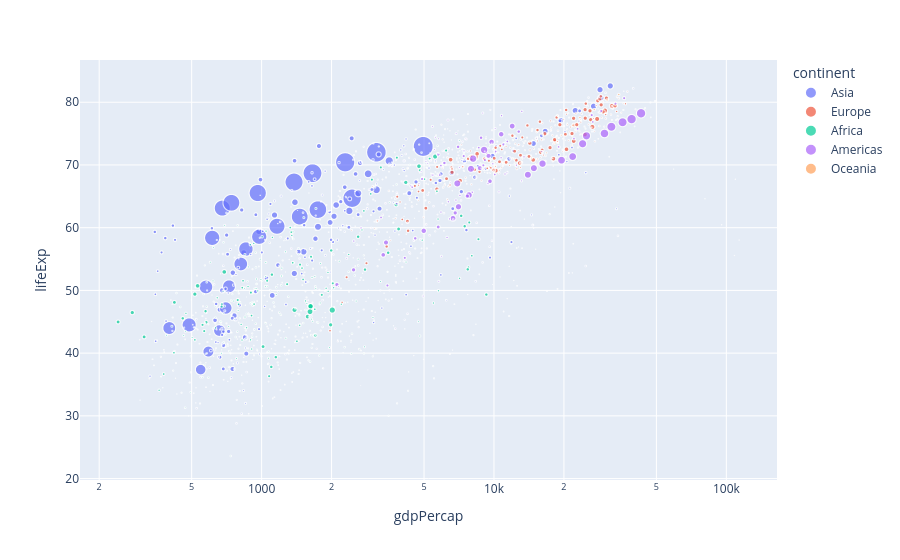

The notebook cell saved with this chart:
### Markdown cell above
That's much more like a straight line.

Now let's differentiate the countries by size and continent.  It makes intuitive sense to make bigger countries bigger and smaller countries smaller (ordinal data) and to use color to indicate the continent they belong to (nominal data).

### Code cell
fig=px.scatter(df,
               x="gdpPercap",
               y="lifeExp",
               size="pop",
               color="continent",
              log_x=True,
              )
#Display the plot
fig.show()

### Figure 1 — Plotly figure (JSON) as saved in the notebook; plotly's stock layout.template omitted (floating-point values rounded to 4 significant figures; data arrays with more than 128 entries replaced by an {"elided": "..."} marker saying what was removed)
{"data": [{"hovertemplate": "continent=Asia<br>gdpPercap=%{x}<br>lifeExp=%{y}<br>pop=%{marker.size}<extra></extra>", "legendgroup": "Asia", "marker": {"color": "#636efa", "size": {"elided": "396 int values"}, "sizemode": "area", "sizeref": 3297000.0, "symbol": "circle"}, "mode": "markers", "name": "Asia", "showlegend": true, "type": "scattergl", "x": {"elided": "396 float values"}, "xaxis": "x", "y": {"elided": "396 float values"}, "yaxis": "y"}, {"hovertemplate": "continent=Europe<br>gdpPercap=%{x}<br>lifeExp=%{y}<br>pop=%{marker.size}<extra></extra>", "legendgroup": "Europe", "marker": {"color": "#EF553B", "size": {"elided": "360 int values"}, "sizemode": "area", "sizeref": 3297000.0, "symbol": "circle"}, "mode": "markers", "name": "Europe", "showlegend": true, "type": "scattergl", "x": {"elided": "360 float values"}, "xaxis": "x", "y": {"elided": "360 float values"}, "yaxis": "y"}, {"hovertemplate": "continent=Africa<br>gdpPercap=%{x}<br>lifeExp=%{y}<br>pop=%{marker.size}<extra></extra>", "legendgroup": "Africa", "marker": {"color": "#00cc96", "size": {"elided": "624 int values"}, "sizemode": "area", "sizeref": 3297000.0, "symbol": "circle"}, "mode": "markers", "name": "Africa", "showlegend": true, "type": "scattergl", "x": {"elided": "624 float values"}, "xaxis": "x", "y": {"elided": "624 float values"}, "yaxis": "y"}, {"hovertemplate": "continent=Americas<br>gdpPercap=%{x}<br>lifeExp=%{y}<br>pop=%{marker.size}<extra></extra>", "legendgroup": "Americas", "marker": {"color": "#ab63fa", "size": {"elided": "300 int values"}, "sizemode": "area", "sizeref": 3297000.0, "symbol": "circle"}, "mode": "markers", "name": "Americas", "showlegend": true, "type": "scattergl", "x": {"elided": "300 float values"}, "xaxis": "x", "y": {"elided": "300 float values"}, "yaxis": "y"}, {"hovertemplate": "continent=Oceania<br>gdpPercap=%{x}<br>lifeExp=%{y}<br>pop=%{marker.size}<extra></extra>", "legendgroup": "Oceania", "marker": {"color": "#FFA15A", "size": [8691212, 9712569, 10794968, 11872264, 13177000, 14074100, 15184200, 16257249, 17481977, 18565243, 19546792, 20434176, 1994794, 2229407, 2488550, 2728150, 2929100, 3164900, 3210650, 3317166, 3437674, 3676187, 3908037, 4115771], "sizemode": "area", "sizeref": 3297000.0, "symbol": "circle"}, "mode": "markers", "name": "Oceania", "showlegend": true, "type": "scattergl", "x": [10040.0, 10950.0, 12220.0, 14530.0, 16790.0, 18330.0, 19480.0, 21890.0, 23420.0, 27000.0, 30690.0, 34440.0, 10560.0, 12250.0, 13180.0, 14460.0, 16050.0, 16230.0, 17630.0, 19010.0, 18360.0, 21050.0, 23190.0, 25190.0], "xaxis": "x", "y": [69.12, 70.33, 70.93, 71.1, 71.93, 73.49, 74.74, 76.32, 77.56, 78.83, 80.37, 81.23, 69.39, 70.26, 71.24, 71.52, 71.89, 72.22, 73.84, 74.32, 76.33, 77.55, 79.11, 80.2], "yaxis": "y"}], "layout": {"autosize": true, "legend": {"itemsizing": "constant", "title": {"text": "continent"}, "tracegroupgap": 0}, "margin": {"t": 60}, "xaxis": {"anchor": "y", "autorange": true, "domain": [0, 1], "range": [2.222, 5.215], "title": {"text": "gdpPercap"}, "type": "log"}, "yaxis": {"anchor": "x", "autorange": true, "domain": [0, 1], "range": [19.25, 87.54], "title": {"text": "lifeExp"}, "type": "linear"}}}
